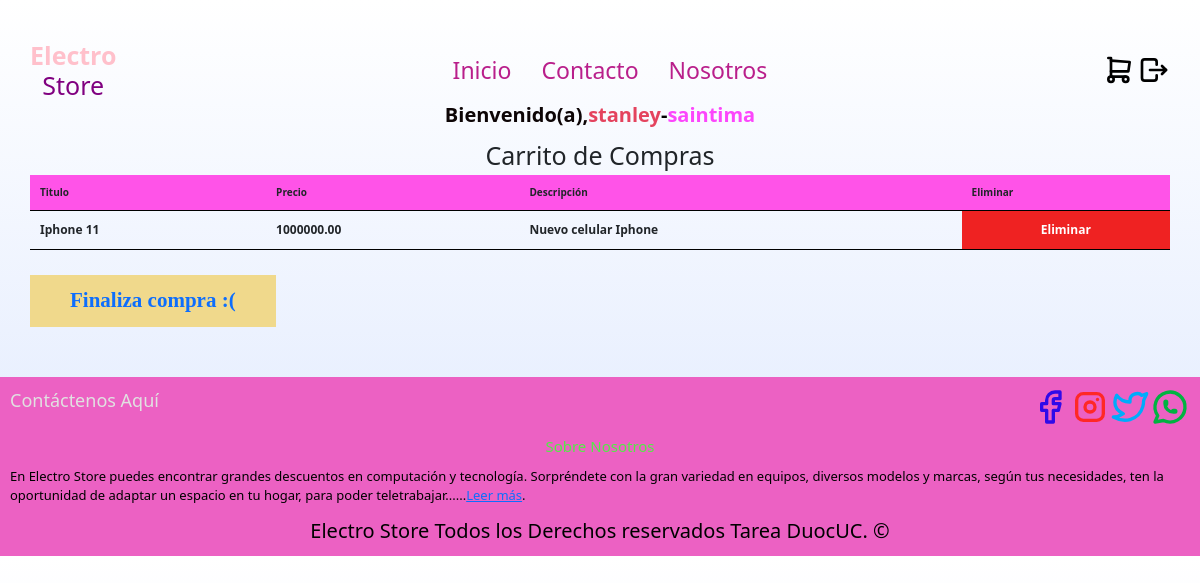
The page /producto/ (signed in) on the database its author committed.
### paginas/models.py (models this page shows, shortened)
class Persona(models.Model):
    id_persona = models.AutoField(primary_key=True)
    nombre = models.CharField(max_length=60)
    apellido = models.CharField(max_length=60)
    id_genero = models.ForeignKey('Genero', on_delete=models.CASCADE, db_column='idGenero')
    telefono = models.CharField(max_length=45)
    email = models.EmailField(unique=True, max_length=100, blank=True, null=True)
    password = models.CharField(max_length=128)
    is_vendedor = models.BooleanField(default=False)

class Carrito(models.Model):
    id_carrito = models.AutoField(primary_key=True)
    id_producto = models.ForeignKey('Producto', on_delete=models.CASCADE, db_column='idProducto')
    precio = models.DecimalField(max_digits=10, decimal_places=2, default=False)
    nombre_producto = models.CharField(max_length=100 , default=False)
    descripcion_producto = models.TextField(default=False)

### paginas/views.py (the view)
# urls.py: path('producto/', views.producto , name='producto'),
def producto(request):
    if 'id_persona' in request.session:
        persona = Persona.objects.get(id_persona=request.session['id_persona'])
        if not persona.is_vendedor:
            productos = Carrito.objects.all()
            context = { 'persona': persona,
               'productos': productos}
            return render(request, 'paginas/productos/producto.html', context)
    productos = Carrito.objects.all()
    context = { 'productos': productos}
    return render(request, 'paginas/productos/producto.html', context)

### paginas/templates/paginas/productos/producto.html (shortened to what this page needs)
{% extends "../../extras/padre.html" %}
{% block content %}
<h1 style="text-align: center;">Carrito de Compras</h1>
<div class="contenedor">
  {% if productos %}
    <table>
      <tr>
        <th>Titulo</th>
        <th>Precio</th>
        <th>Descripción</th>
        <th>Eliminar</th>
      </tr>
        {% for p in productos %}
            <tr>
                <td>{{ p.nombre_producto }}</td>
                <td>{{ p.precio }}</td>
                <td>{{ p.descripcion_producto }}</td>
                <td class="eliminar separar">
                  <a href="{% url 'eliminarCarrito' carrito_pk=p.id_carrito %}">Eliminar</a>
              </td>
            </tr>
        {% endfor %}
    </table>
      <button  class="boton-amarilla2 seleccion formulario__submit"> <a href="/verificaCompra">Finaliza compra :(</a> </button>
  {% endif %}
</div>
{% endblock %}

### paginas/templates/extras/padre.html (shortened to what this page needs)
{%load static %}
<!DOCTYPE html>
<html lang="en">
<head>
    <link rel="stylesheet" type="text/css" href="{% static 'css/css.css' %}">
    <link rel="stylesheet" type="text/css" href="{% static 'css/boton.css' %}">
    <link href="https://cdn.jsdelivr.net/npm/bootstrap@5.0.2/dist/css/bootstrap.min.css" rel="stylesheet">
</head>
<body>
    <header class="">
        <div class="contenedor contenido-header">
            <div class="barra">
                <a class="logo" href="/">
                    <h1 class="logo__nombre no-margin">Electro<span class="logo__bold centrar-texto">Store</span></h1>
                </a>
                <div class="derecha">
                    <nav class="navegacion">
                        <a class="navegacion__enlace" href="/">Inicio</a>
                        <a  href="/contacto/">Contacto</a>
                        <a  href="/nosotros">Nosotros</a>
                    </nav>
                </div>
                <div class="margin-left">
                    {% if persona %}
                    <a href="{% url 'producto' %}">
                    </a>
                    <a href="/logout">
                    </a>
                    {% endif %}
                </div>
            </div>
        </div>
    </header>
    {% if persona %}
    <div class="persona-nombre">
        <p style="color: rgb(13, 5, 6);">Bienvenido(a),</p>
        <p style="color: rgb(228, 67, 94);">{{ persona.nombre }}</p>
        <p>-</p>
        <p style="color: rgb(252, 70, 252)">{{ persona.apellido }}</p>
    </div>
    {% endif %}
    {% block content%} {%endblock%}
    <footer class="footer">
        <div class="contenedor--footer">
            <nav class=" navegacion__footer  ">
                <div class="contenedor--redes">
                    <legend class="navegacion__enlace--legend">Contáctenos Aquí</legend>
                    <div class="redes">
                        <a href="/sorry">
                        </a>
                        <a href="/sorry">
                        </a>
                        <a href="/sorry">
                        </a>
                        <a href="/sorry">
                        </a>
                    </div>
                </div>
                <div class="sobre-nosotros ">
                    <legend ><h1 class="titulo"><span >Sobre Nosotros</span></h1></legend>
                    <p >En Electro Store puedes encontrar grandes descuentos en computación y tecnología. Sorpréndete con la gran variedad en equipos, diversos modelos y marcas, según tus necesidades, ten la oportunidad de adaptar un espacio en tu hogar, para poder teletrabajar......<a href="/nosotros">Leer más</a>.</p>
                </div>
            </nav>
           <p class="footer__texto">Electro Store Todos los Derechos reservados Tarea DuocUC. &COPY;</p>
        </div>
    </footer>
</body>
</html>

### static/css/css.css (style rules this page uses)
:root { --Blanco: #ffffff; --Oscuro: #000000; ---Wood:burlywood; --Azul: #07eeffe6; --jaune: #FFC017; --Gris: #757575; --GrisClaro: #DFE9FE; ---fuentePrincipal: 'Staatliches', cursive; }
html { font-size: 62.5%; box-sizing: border-box; }
*, *:before, *:after { box-sizing: inherit; }
p { color: var(--Oscuro); font-size: 2rem; }
.contenedor { width: 95%; max-width: 120rem; margin: 0 auto; }
a { text-decoration: none; }
h1 { font-size: 3.8rem; }
body { background-color: #57e81d; font-size: 13px; font-family: 'Krub', sans-serif; background-image: linear-gradient(to top , var(--GrisClaro)0% , VAR(--Blanco) 100%); }
.no-margin { margin: 0; }
.margin-left { margin-left: 0; }
.centrar-texto { text-align: center; }
.navegacion { visibility: hidden; opacity: 0; height: 0; transition: visibility .3s ease-in-out , opacity 0.5s linear, height .5s linear; }
@media (min-width: 768px ) { .navegacion { display: flex; align-items: center; opacity: 1; visibility: visible; } }
.navegacion a { text-decoration: none; font-size: 2.3rem; display: block; text-align: center; margin: 0 1.5rem; }
.derecha { display: flex; flex-direction: column; align-items: center; }
@media (min-width: 768px ) { .derecha { align-items: flex-end; } }
.barra { display: flex; flex-direction: column; align-items: center; padding-top: 2rem; }
@media (min-width: 768px ) { .barra { flex-direction: row; justify-content: space-between; align-items: flex-end; } }
.contenido-header { display: flex; flex-direction: column; justify-content: space-between; }
.contenido-header a { color: #b91f8b; text-decoration: none; }
.titulo span { font-size: 1.5rem; color: rgb(83, 235, 70); }
.footer h1 { color: var(--Blanco); text-align: center; margin-top: 0 ; }
.footer { background-color: #ec61c3; padding: 1rem; margin-top: 3rem ; }
.footer__texto { text-align: center; font-size: 2rem; margin: 0 2rem; }
.sobre-nosotros a { font-size: 1.3rem; font-weight: 400; }
.sobre-nosotros legend { font-size: 2rem; font-weight: 600; text-align: center; color: #e1e1e1; }
.navegacion__footer p { justify-content: center; font-size: 1.3rem; }
.navegacion__enlace--legend { text-align: center; font-size: 2rem; color: #e1e1e1; }
@media (min-width: 768px ) { .navegacion__enlace--legend { display: flex; flex-direction: row; justify-content: left; font-size: 1.8rem; color: #e1e1e1; } }
.redes { display: flex; justify-content: center; }
@media (min-width: 768px ) { .redes { display: flex; justify-content: flex-end; } }
.contenedor--footer { display: grid; grid-template-columns: repeat(1 ,1fr); width: 100%; margin:0 auto; }
@media (min-width: 768px ) { .contenedor--redes { display: grid; grid-template-columns: repeat(2 ,1fr); width: 100%; margin:0 auto; } }
.barra { padding-top: 4rem; }
@media (min-width: 768px ) { .barra { display: flex; justify-content: space-between; align-items: center; } }
.logo { color: var(--blanco); text-decoration: none; margin-bottom: 0; }
.logo__nombre { font-weight: 700; color: pink; }
.logo__bold { font-weight: 400; margin-top: 0; color: purple; }
.persona-nombre { display: flex; justify-content: center; font-weight: 700; }
.contenedor h1 { display: grid; justify-content: center; }
.seleccion a { margin: 1rem; text-decoration: none; }
.seleccion { display: grid; }
.formulario__submit { background-color: var(---segundario); border: none; font-size: 2.1rem; font-family: var(---fuentePrincipal); padding: 2rem; transition: background-color .3s ease; grid-column: 1/3; }
.contenedor th { background-color: #ff53e8; border-bottom: solid 1px #000000; }
.contenedor td { font-weight: 700; font-size: 1.2rem; text-decoration: none; border-bottom: solid 1px #000000; }
.contenedor td a { text-decoration: none; }
table { width: 100%; border-collapse: collapse; }
th, td { padding: 10px; text-align: left; border-bottom: 1px solid #ddd; }
th { background-color: #f2f2f2; }
.agregar, .eliminar { text-align: center; }
.eliminar { background-color: #ef2222; color: white; }
.eliminar a { color: white; }

### static/css/boton.css (style rules this page uses)
.boton-amarilla2 { background-color: #f0d98c; border: none; color: #fff; display: inline-block; font-weight: 700; margin-top: 2.5rem; margin-bottom: 2rem; padding: 1rem 3rem; text-align: center; text-decoration: none; }

### rows shown on the page
Persona: nombre "stanley", apellido "saintima"
Carrito: nombre_producto "Iphone 11", precio "1000000.00", descripcion_producto "Nuevo celular Iphone"
